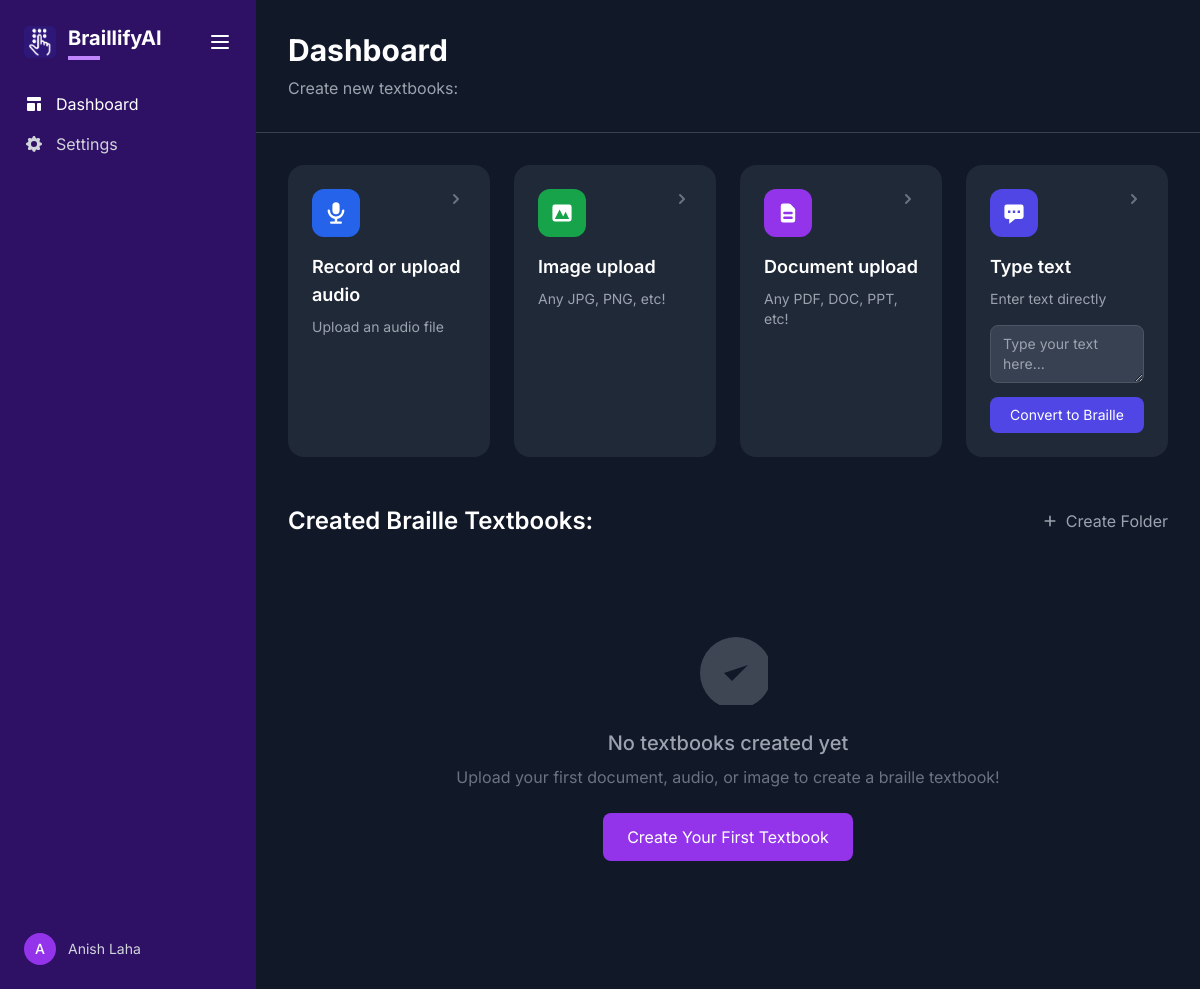
Before: / with the older database file.
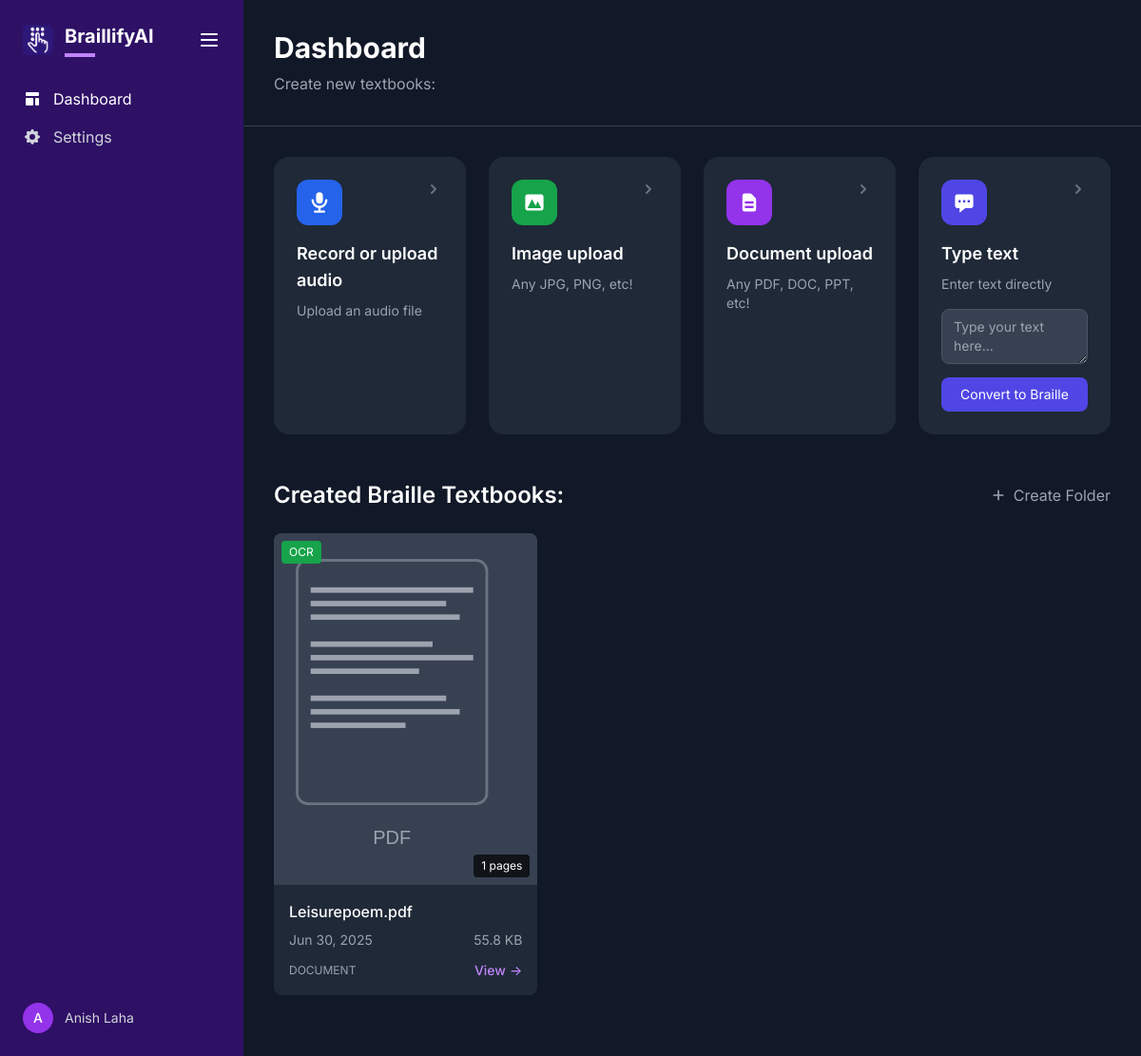
After: the same page with the newer database file.
### app/models.py (models this page shows, shortened)
class Upload(db.Model):
    id = db.Column(db.Integer, primary_key=True)
    filename = db.Column(db.String(255), nullable=False)
    file_path = db.Column(db.String(512), nullable=False)
    file_type = db.Column(db.String(50), nullable=False)  # 'audio', 'image', or 'document'
    mime_type = db.Column(db.String(100))
    file_size = db.Column(db.Integer)  # Size in bytes
    upload_date = db.Column(db.DateTime, default=datetime.utcnow)
    title = db.Column(db.String(500))
    text_content = db.Column(db.Text)
    page_count = db.Column(db.Integer)
    text_file_path = db.Column(db.String(512))  # Path to extracted text file for PDFs
    optimized_text = db.Column(db.Text)
    optimization_notes = db.Column(db.Text)
    is_optimized = db.Column(db.Boolean, default=False)
    optimization_date = db.Column(db.DateTime)
    optimization_model = db.Column(db.String(100))  # Track which model/method was used
    ocr_text = db.Column(db.Text)
    ocr_confidence = db.Column(db.Float)
    ocr_word_count = db.Column(db.Integer)
    is_ocr_processed = db.Column(db.Boolean, default=False)
    ocr_date = db.Column(db.DateTime)
    braille_text = db.Column(db.Text)  # Keep for backward compatibility
    braille_content = db.Column(db.Text)  # New field for Unicode Braille content
    braille_grade = db.Column(db.Integer)  # 1 or 2
    braille_pages = db.Column(db.Integer)
    braille_chars_per_page = db.Column(db.Integer)
    braille_lines_per_page = db.Column(db.Integer)
    is_braille_converted = db.Column(db.Boolean, default=False)
    braille_conversion_date = db.Column(db.DateTime)
    pdf_path = db.Column(db.String(512))  # Path to embossable Braille PDF
    preview_pdf_path = db.Column(db.String(512))  # Path to preview PDF for sighted users
    pdf_generation_date = db.Column(db.DateTime)
    status = db.Column(db.String(50), default='pending')  # pending, processing, completed, error
    error_message = db.Column(db.Text)
    processing_steps = db.Column(db.Text)  # JSON string of completed steps

### app/routes.py (the view)
@main.route('/')
def index():
    try:
        recent_uploads = Upload.query.filter(
            Upload.status == 'completed'
        ).order_by(Upload.upload_date.desc()).limit(10).all()
        textbooks = []
        for upload in recent_uploads:
            textbook = {
                'id': upload.id,
                'title': upload.title or upload.filename,
                'filename': upload.filename,
                'upload_date': upload.upload_date,
                'file_type': upload.file_type,
                'page_count': upload.page_count,
                'file_size': f"{upload.file_size/1024:.1f} KB" if upload.file_size else "Unknown",
                'has_text': bool(upload.text_content or upload.ocr_text),
                'has_optimized': bool(upload.optimized_text),
                'has_braille': bool(upload.braille_text),
                'file_path': upload.file_path
            }
            textbooks.append(textbook)
        return render_template('index.html', textbooks=textbooks)
    except Exception as e:
        print(f"Error fetching textbooks: {e}")
        return render_template('index.html', textbooks=[])

### app/templates/index.html (shortened to what this page needs)
{% extends "base.html" %}
{% block content %}
<div class="h-full overflow-y-auto">
    <div class="p-8 border-b border-gray-700">
        <h1 class="text-3xl font-bold text-white mb-2">Dashboard</h1>
        <p class="text-gray-400">Create new textbooks:</p>
    </div>
    <div class="p-8">
        <div class="grid grid-cols-1 md:grid-cols-2 lg:grid-cols-4 gap-6 mb-12">
            <div class="bg-gray-800 rounded-2xl p-6 hover:bg-gray-750 transition-colors cursor-pointer group" onclick="openUploadModal('audio')">
                <div class="flex items-start justify-between mb-4">
                    <div class="p-3 bg-blue-600 rounded-xl">
                        <svg class="w-6 h-6 text-white" fill="currentColor" viewBox="0 0 20 20">
                            <path fill-rule="evenodd" d="M7 4a3 3 0 016 0v4a3 3 0 11-6 0V4zm4 10.93A7.001 7.001 0 0017 8a1 1 0 10-2 0A5 5 0 015 8a1 1 0 00-2 0 7.001 7.001 0 006 6.93V17H6a1 1 0 100 2h8a1 1 0 100-2h-3v-2.07z" clip-rule="evenodd"></path>
                        </svg>
                    </div>
                    <div class="text-gray-500">
                        <svg class="w-5 h-5" fill="currentColor" viewBox="0 0 20 20">
                            <path fill-rule="evenodd" d="M7.293 14.707a1 1 0 010-1.414L10.586 10 7.293 6.707a1 1 0 011.414-1.414l4 4a1 1 0 010 1.414l-4 4a1 1 0 01-1.414 0z" clip-rule="evenodd"></path>
                        </svg>
                    </div>
                </div>
                <h3 class="text-lg font-semibold text-white mb-2">Record or upload audio</h3>
                <p class="text-gray-400 text-sm">Upload an audio file</p>
            </div>
            <div class="bg-gray-800 rounded-2xl p-6 hover:bg-gray-750 transition-colors cursor-pointer group" onclick="openUploadModal('image')">
                <div class="flex items-start justify-between mb-4">
                    <div class="p-3 bg-green-600 rounded-xl">
                        <svg class="w-6 h-6 text-white" fill="currentColor" viewBox="0 0 20 20">
                            <path fill-rule="evenodd" d="M4 3a2 2 0 00-2 2v10a2 2 0 002 2h12a2 2 0 002-2V5a2 2 0 00-2-2H4zm12 12H4l4-8 3 6 2-4 3 6z" clip-rule="evenodd"></path>
                        </svg>
                    </div>
                    <div class="text-gray-500">
                        <svg class="w-5 h-5" fill="currentColor" viewBox="0 0 20 20">
                            <path fill-rule="evenodd" d="M7.293 14.707a1 1 0 010-1.414L10.586 10 7.293 6.707a1 1 0 011.414-1.414l4 4a1 1 0 010 1.414l-4 4a1 1 0 01-1.414 0z" clip-rule="evenodd"></path>
                        </svg>
                    </div>
                </div>
                <h3 class="text-lg font-semibold text-white mb-2">Image upload</h3>
                <p class="text-gray-400 text-sm">Any JPG, PNG, etc!</p>
            </div>
            <div class="bg-gray-800 rounded-2xl p-6 hover:bg-gray-750 transition-colors cursor-pointer group" onclick="openUploadModal('document')">
                <div class="flex items-start justify-between mb-4">
                    <div class="p-3 bg-purple-600 rounded-xl">
                        <svg class="w-6 h-6 text-white" fill="currentColor" viewBox="0 0 20 20">
                            <path fill-rule="evenodd" d="M4 4a2 2 0 012-2h4.586A2 2 0 0112 2.586L15.414 6A2 2 0 0116 7.414V16a2 2 0 01-2 2H6a2 2 0 01-2-2V4zm2 6a1 1 0 011-1h6a1 1 0 110 2H7a1 1 0 01-1-1zm1 3a1 1 0 100 2h6a1 1 0 100-2H7z" clip-rule="evenodd"></path>
                        </svg>
                    </div>
                    <div class="text-gray-500">
                        <svg class="w-5 h-5" fill="currentColor" viewBox="0 0 20 20">
                            <path fill-rule="evenodd" d="M7.293 14.707a1 1 0 010-1.414L10.586 10 7.293 6.707a1 1 0 011.414-1.414l4 4a1 1 0 010 1.414l-4 4a1 1 0 01-1.414 0z" clip-rule="evenodd"></path>
                        </svg>
                    </div>
                </div>
                <h3 class="text-lg font-semibold text-white mb-2">Document upload</h3>
                <p class="text-gray-400 text-sm">Any PDF, DOC, PPT, etc!</p>
            </div>
            <div class="bg-gray-800 rounded-2xl p-6 hover:bg-gray-750 transition-colors cursor-pointer group">
                <div class="flex items-start justify-between mb-4">
                    <div class="p-3 bg-indigo-600 rounded-xl">
                        <svg class="w-6 h-6 text-white" fill="currentColor" viewBox="0 0 20 20">
                            <path fill-rule="evenodd" d="M18 5v8a2 2 0 01-2 2h-5l-5 4v-4H4a2 2 0 01-2-2V5a2 2 0 012-2h12a2 2 0 012 2zM7 8H5v2h2V8zm2 0h2v2H9V8zm6 0h-2v2h2V8z" clip-rule="evenodd"></path>
                        </svg>
                    </div>
                    <div class="text-gray-500">
                        <svg class="w-5 h-5" fill="currentColor" viewBox="0 0 20 20">
                            <path fill-rule="evenodd" d="M7.293 14.707a1 1 0 010-1.414L10.586 10 7.293 6.707a1 1 0 011.414-1.414l4 4a1 1 0 010 1.414l-4 4a1 1 0 01-1.414 0z" clip-rule="evenodd"></path>
                        </svg>
                    </div>
                </div>
                <h3 class="text-lg font-semibold text-white mb-2">Type text</h3>
                <p class="text-gray-400 text-sm">Enter text directly</p>
                <form action="/upload" method="post" class="mt-4" onclick="event.stopPropagation()">
                    <textarea name="text" rows="2" placeholder="Type your text here..."
                              class="w-full px-3 py-2 bg-gray-700 border border-gray-600 rounded-lg text-white placeholder-gray-400 focus:outline-none focus:ring-2 focus:ring-indigo-600 mb-2 text-sm"></textarea>
                    <button type="submit" class="w-full py-2 px-4 bg-indigo-600 text-white rounded-lg hover:bg-indigo-700 transition-colors text-sm">
                        Convert to Braille
                    </button>
                </form>
            </div>
        </div>
        <div class="mb-8">
            <div class="flex items-center justify-between mb-6">
                <h2 class="text-2xl font-semibold text-white">Created Braille Textbooks:</h2>
                <button class="flex items-center space-x-2 text-gray-400 hover:text-white transition-colors">
                    <svg class="w-4 h-4" fill="currentColor" viewBox="0 0 20 20">
                        <path fill-rule="evenodd" d="M10 3a1 1 0 011 1v5h5a1 1 0 110 2h-5v5a1 1 0 11-2 0v-5H4a1 1 0 110-2h5V4a1 1 0 011-1z" clip-rule="evenodd"></path>
                    </svg>
                    <span>Create Folder</span>
                </button>
            </div>
            <div class="grid grid-cols-1 md:grid-cols-2 lg:grid-cols-3 xl:grid-cols-4 gap-6">
                {% if textbooks %}
                    {% for textbook in textbooks %}
                    <div class="bg-gray-800 rounded-lg overflow-hidden hover:bg-gray-750 transition-colors cursor-pointer group" onclick="window.location.href='/textbook/{{ textbook.id }}'">
                        <div class="aspect-[3/4] bg-gray-700 relative overflow-hidden group/thumbnail">
                            <img src="/thumbnail/{{ textbook.id }}"
                                 alt="{{ textbook.title }}"
                                 class="w-full h-full object-cover group-hover/thumbnail:scale-105 transition-transform duration-300"
                                 onerror="this.src='/static/default-pdf-icon.svg'">
                            <div class="absolute top-2 left-2 flex flex-col space-y-1">
                                {% if textbook.has_text %}
                                <span class="bg-green-600 text-white text-xs px-2 py-1 rounded">OCR</span>
                                {% endif %}
                            </div>
                            {% if textbook.page_count %}
                            <div class="absolute bottom-2 right-2 bg-black/70 text-white text-xs px-2 py-1 rounded">
                                {{ textbook.page_count }} pages
                            </div>
                            {% endif %}
                        </div>
                        <div class="p-4">
                            <h4 class="text-white font-medium mb-2 line-clamp-2 group-hover:text-purple-300 transition-colors">
                                {{ textbook.title }}
                            </h4>
                            <div class="flex justify-between items-center text-gray-400 text-sm mb-3">
                                <span>{{ textbook.upload_date.strftime('%b %d, %Y') }}</span>
                                <span>{{ textbook.file_size }}</span>
                            </div>
                            <div class="flex justify-between items-center">
                                <span class="text-gray-400 text-xs">{{ textbook.file_type.upper() }}</span>
                                <button class="text-purple-400 hover:text-purple-300 text-sm font-medium flex items-center">
                                    View <span class="ml-1">→</span>
                                </button>
                            </div>
                        </div>
                    </div>
                    {% endfor %}
                {% else %}
                    <div class="col-span-full text-center py-16 text-gray-500">
                        <svg class="w-20 h-20 mx-auto mb-6 opacity-50" fill="currentColor" viewBox="0 0 20 20">
                            <path d="M9 12l2 2 4-4m6 2a9 9 0 11-18 0 9 9 0 0118 0z"></path>
                        </svg>
                        <h3 class="text-xl font-medium text-gray-400 mb-2">No textbooks created yet</h3>
                        <p class="text-gray-500">Upload your first document, audio, or image to create a braille textbook!</p>
                        <button onclick="openUploadModal('document')" class="mt-6 bg-purple-600 text-white px-6 py-3 rounded-lg hover:bg-purple-700 transition-colors">
                            Create Your First Textbook
                        </button>
                    </div>
                {% endif %}
            </div>
        </div>
    </div>
</div>
{% endblock %}

### app/templates/base.html (shortened to what this page needs)
<!DOCTYPE html>
<html lang="en">
<head>
    <script src="https://cdn.tailwindcss.com"></script>
</head>
<body class="bg-gray-900 text-white min-h-screen flex">
    <div id="sidebar" class="w-64 bg-purple-950 p-6 flex flex-col transition-all duration-300 ease-in-out">
        <div class="mb-8 flex items-center justify-between">
            <div id="logoSection" class="flex items-center space-x-3">
                <img src="{{ url_for('static', filename='logo.png') }}" alt="BraillifyAI Logo"
                    class="w-8 h-8 flex-shrink-0">
                <div class="nav-text">
                    <h1 class="text-xl font-bold text-white">BraillifyAI</h1>
                    <div class="w-8 h-1 bg-purple-400 mt-1"></div>
                </div>
            </div>
            <button id="sidebarToggle" class="text-white hover:text-purple-300 transition-colors">
                <svg class="w-6 h-6" fill="none" stroke="currentColor" viewBox="0 0 24 24">
                    <path stroke-linecap="round" stroke-linejoin="round" stroke-width="2" d="M4 6h16M4 12h16M4 18h16">
                    </path>
                </svg>
            </button>
        </div>
        <nav class="flex-1">
            <ul class="space-y-4">
                <li>
                    <a href="/" class="flex items-center space-x-3 text-white hover:text-purple-300 transition-colors">
                        <svg class="w-5 h-5 flex-shrink-0" fill="currentColor" viewBox="0 0 20 20">
                            <path
                                d="M3 4a1 1 0 011-1h12a1 1 0 011 1v2a1 1 0 01-1 1H4a1 1 0 01-1-1V4zM3 10a1 1 0 011-1h6a1 1 0 011 1v6a1 1 0 01-1 1H4a1 1 0 01-1-1v-6zM14 9a1 1 0 00-1 1v6a1 1 0 001 1h2a1 1 0 001-1v-6a1 1 0 00-1-1h-2z">
                            </path>
                        </svg>
                        <span class="nav-text">Dashboard</span>
                    </a>
                </li>
                <li>
                    <a href="#"
                        class="flex items-center space-x-3 text-gray-300 hover:text-purple-300 transition-colors">
                        <span class="nav-text">Settings</span>
                    </a>
                </li>
            </ul>
        </nav>
        <div class="mt-auto">
            <div class="flex items-center space-x-3">
                <div class="w-8 h-8 bg-purple-600 rounded-full flex items-center justify-center flex-shrink-0">
                    <span class="text-sm font-medium">A</span>
                </div>
                <span class="text-sm text-gray-300 nav-text">Anish Laha</span>
            </div>
        </div>
    </div>
    <div id="mainContent" class="flex-1 overflow-hidden transition-all duration-300 ease-in-out">
        {% block content %}{% endblock %}
    </div>
</body>
</html>

Changed rows visible on the page:
added Upload: page_count "1", title "Leisurepoem.pdf", upload_date "Jun 30, 2025", file_size "55.8 KB", file_type "DOCUMENT"
Other visible differences:
text no longer shown: "No textbooks created yet Upload your first document, audio, or image to create a braille textbook! Create Your First Textbook"
